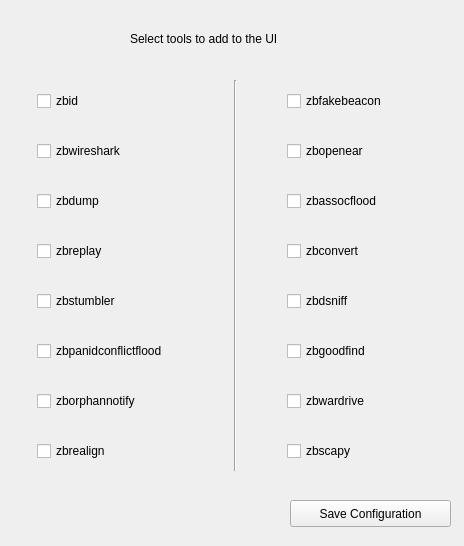
<?xml version="1.0" encoding="UTF-8"?>
<ui version="4.0">
 <class>Form</class>
 <widget class="QWidget" name="Form">
  <property name="geometry">
   <rect>
    <x>0</x>
    <y>0</y>
    <width>464</width>
    <height>546</height>
   </rect>
  </property>
  <property name="windowTitle">
   <string>Tool configuration</string>
  </property>
  <widget class="QCheckBox" name="checkBox_zbid">
   <property name="geometry">
    <rect>
     <x>37</x>
     <y>90</y>
     <width>99</width>
     <height>22</height>
    </rect>
   </property>
   <property name="text">
    <string>zbid</string>
   </property>
  </widget>
  <widget class="QCheckBox" name="checkBox_zbwireshark">
   <property name="geometry">
    <rect>
     <x>37</x>
     <y>140</y>
     <width>111</width>
     <height>22</height>
    </rect>
   </property>
   <property name="text">
    <string>zbwireshark</string>
   </property>
  </widget>
  <widget class="QCheckBox" name="checkBox_zbdump">
   <property name="geometry">
    <rect>
     <x>37</x>
     <y>190</y>
     <width>99</width>
     <height>22</height>
    </rect>
   </property>
   <property name="text">
    <string>zbdump</string>
   </property>
  </widget>
  <widget class="QCheckBox" name="checkBox_zbreplay">
   <property name="geometry">
    <rect>
     <x>37</x>
     <y>240</y>
     <width>99</width>
     <height>22</height>
    </rect>
   </property>
   <property name="text">
    <string>zbreplay</string>
   </property>
  </widget>
  <widget class="QCheckBox" name="checkBox_zbstumbler">
   <property name="geometry">
    <rect>
     <x>37</x>
     <y>290</y>
     <width>111</width>
     <height>22</height>
    </rect>
   </property>
   <property name="text">
    <string>zbstumbler</string>
   </property>
  </widget>
  <widget class="QCheckBox" name="checkBox_zbpanidconflictflood">
   <property name="geometry">
    <rect>
     <x>37</x>
     <y>340</y>
     <width>171</width>
     <height>22</height>
    </rect>
   </property>
   <property name="text">
    <string>zbpanidconflictflood</string>
   </property>
  </widget>
  <widget class="QCheckBox" name="checkBox_zborphannotify">
   <property name="geometry">
    <rect>
     <x>37</x>
     <y>390</y>
     <width>141</width>
     <height>22</height>
    </rect>
   </property>
   <property name="text">
    <string>zborphannotify</string>
   </property>
  </widget>
  <widget class="QCheckBox" name="checkBox_zbrealign">
   <property name="geometry">
    <rect>
     <x>37</x>
     <y>440</y>
     <width>121</width>
     <height>22</height>
    </rect>
   </property>
   <property name="text">
    <string>zbrealign</string>
   </property>
  </widget>
  <widget class="QCheckBox" name="checkBox_zbdsniff">
   <property name="geometry">
    <rect>
     <x>287</x>
     <y>290</y>
     <width>99</width>
     <height>22</height>
    </rect>
   </property>
   <property name="text">
    <string>zbdsniff</string>
   </property>
  </widget>
  <widget class="QCheckBox" name="checkBox_zbwardrive">
   <property name="geometry">
    <rect>
     <x>287</x>
     <y>390</y>
     <width>121</width>
     <height>22</height>
    </rect>
   </property>
   <property name="text">
    <string>zbwardrive</string>
   </property>
  </widget>
  <widget class="QCheckBox" name="checkBox_zbscapy">
   <property name="geometry">
    <rect>
     <x>287</x>
     <y>440</y>
     <width>99</width>
     <height>22</height>
    </rect>
   </property>
   <property name="text">
    <string>zbscapy</string>
   </property>
  </widget>
  <widget class="QCheckBox" name="checkBox_zbfakebeacon">
   <property name="geometry">
    <rect>
     <x>287</x>
     <y>90</y>
     <width>131</width>
     <height>22</height>
    </rect>
   </property>
   <property name="text">
    <string>zbfakebeacon</string>
   </property>
  </widget>
  <widget class="QCheckBox" name="checkBox_zbassocflood">
   <property name="geometry">
    <rect>
     <x>287</x>
     <y>190</y>
     <width>131</width>
     <height>22</height>
    </rect>
   </property>
   <property name="text">
    <string>zbassocflood</string>
   </property>
  </widget>
  <widget class="QCheckBox" name="checkBox_zbconvert">
   <property name="geometry">
    <rect>
     <x>287</x>
     <y>240</y>
     <width>131</width>
     <height>22</height>
    </rect>
   </property>
   <property name="text">
    <string>zbconvert</string>
   </property>
  </widget>
  <widget class="QCheckBox" name="checkBox_zbopenear">
   <property name="geometry">
    <rect>
     <x>287</x>
     <y>140</y>
     <width>99</width>
     <height>22</height>
    </rect>
   </property>
   <property name="text">
    <string>zbopenear</string>
   </property>
  </widget>
  <widget class="QCheckBox" name="checkBox_zbgoodfind">
   <property name="geometry">
    <rect>
     <x>287</x>
     <y>340</y>
     <width>121</width>
     <height>22</height>
    </rect>
   </property>
   <property name="text">
    <string>zbgoodfind</string>
   </property>
  </widget>
  <widget class="Line" name="line">
   <property name="geometry">
    <rect>
     <x>220</x>
     <y>80</y>
     <width>31</width>
     <height>391</height>
    </rect>
   </property>
   <property name="orientation">
    <enum>Qt::Vertical</enum>
   </property>
  </widget>
  <widget class="QPushButton" name="pushButton_SaveConfig">
   <property name="geometry">
    <rect>
     <x>290</x>
     <y>500</y>
     <width>161</width>
     <height>27</height>
    </rect>
   </property>
   <property name="text">
    <string>Save Configuration</string>
   </property>
  </widget>
  <widget class="QLabel" name="label">
   <property name="geometry">
    <rect>
     <x>130</x>
     <y>30</y>
     <width>201</width>
     <height>17</height>
    </rect>
   </property>
   <property name="text">
    <string>Select tools to add to the UI</string>
   </property>
  </widget>
 </widget>
 <resources/>
 <connections/>
</ui>
